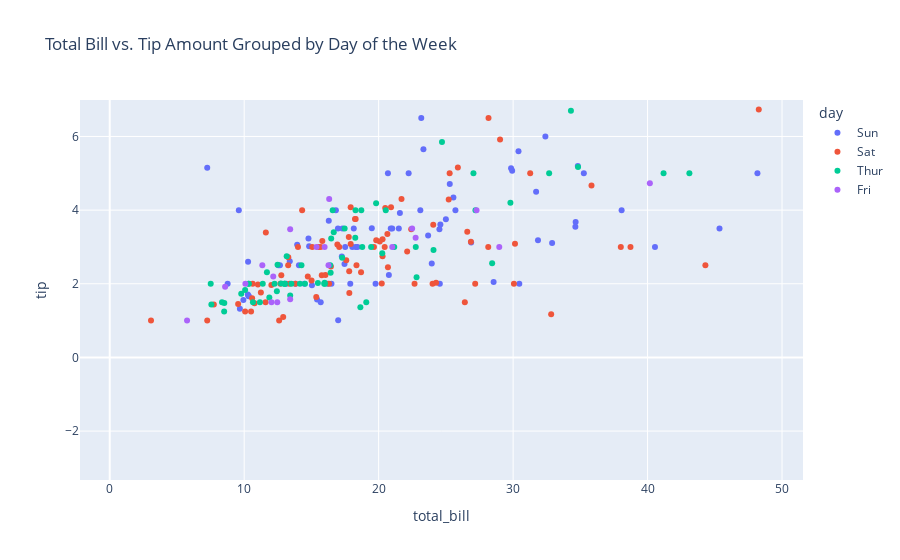

The notebook cell this image was saved under:
### Markdown cell above
Although `matplotlib` is awesome and still the most widely-used visualization library, in recent years, there has been a clear trend to move away from old-fashioned static plots `matplotlib` offers. Specifically, libraries like `plotly`, `bokeh` and `altair` now offer interactive plots for boring Jupyter notebooks. This allows you to zoom in, pan and interact with the generated plot in many ways making data analysis more enjoyable and informative.

### Code cell
tips = px.data.tips()

tips.plot.scatter(x='total_bill', y='tip', color='day', 
                  title='Total Bill vs. Tip Amount Grouped by Day of the Week')

### Figure 1 — Plotly figure (JSON) as saved in the notebook; plotly's stock layout.template omitted (floating-point values rounded to 4 significant figures)
{"data": [{"hovertemplate": "day=Sun<br>total_bill=%{x}<br>tip=%{y}<extra></extra>", "legendgroup": "Sun", "marker": {"color": "#636efa", "symbol": "circle"}, "mode": "markers", "name": "Sun", "orientation": "v", "showlegend": true, "type": "scatter", "x": [16.99, 10.34, 21.01, 23.68, 24.59, 25.29, 8.77, 26.88, 15.04, 14.78, 10.27, 35.26, 15.42, 18.43, 14.83, 21.58, 10.33, 16.29, 16.97, 17.46, 13.94, 9.68, 30.4, 18.29, 22.23, 32.4, 28.55, 18.04, 12.54, 10.29, 34.81, 9.94, 25.56, 19.49, 38.07, 23.95, 25.71, 17.31, 29.93, 14.07, 13.13, 17.26, 24.55, 19.77, 29.85, 48.17, 25, 13.39, 16.49, 21.5, 12.66, 16.21, 13.81, 17.51, 24.52, 20.76, 31.71, 7.25, 31.85, 16.82, 32.9, 17.89, 14.48, 9.6, 34.63, 34.65, 23.33, 45.35, 23.17, 40.55, 20.69, 20.9, 30.46, 18.15, 23.1, 15.69], "xaxis": "x", "y": [1.01, 1.66, 3.5, 3.31, 3.61, 4.71, 2, 3.12, 1.96, 3.23, 1.71, 5, 1.57, 3, 3.02, 3.92, 1.67, 3.71, 3.5, 2.54, 3.06, 1.32, 5.6, 3, 5, 6, 2.05, 3, 2.5, 2.6, 5.2, 1.56, 4.34, 3.51, 4, 2.55, 4, 3.5, 5.07, 2.5, 2, 2.74, 2, 2, 5.14, 5, 3.75, 2.61, 2, 3.5, 2.5, 2, 2, 3, 3.48, 2.24, 4.5, 5.15, 3.18, 4, 3.11, 2, 2, 4, 3.55, 3.68, 5.65, 3.5, 6.5, 3, 5, 3.5, 2, 3.5, 4, 1.5], "yaxis": "y"}, {"hovertemplate": "day=Sat<br>total_bill=%{x}<br>tip=%{y}<extra></extra>", "legendgroup": "Sat", "marker": {"color": "#EF553B", "symbol": "circle"}, "mode": "markers", "name": "Sat", "orientation": "v", "showlegend": true, "type": "scatter", "x": [20.65, 17.92, 20.29, 15.77, 39.42, 19.82, 17.81, 13.37, 12.69, 21.7, 19.65, 9.55, 18.35, 15.06, 20.69, 17.78, 24.06, 16.31, 16.93, 18.69, 31.27, 16.04, 38.01, 26.41, 11.24, 48.27, 20.29, 13.81, 11.02, 18.29, 17.59, 20.08, 16.45, 3.07, 20.23, 15.01, 12.02, 17.07, 26.86, 25.28, 14.73, 10.51, 17.92, 44.3, 22.42, 20.92, 15.36, 20.49, 25.21, 18.24, 14.31, 14, 7.25, 10.59, 10.63, 50.81, 15.81, 26.59, 38.73, 24.27, 12.76, 30.06, 25.89, 48.33, 13.27, 28.17, 12.9, 28.15, 11.59, 7.74, 30.14, 20.45, 13.28, 22.12, 24.01, 15.69, 11.61, 10.77, 15.53, 10.07, 12.6, 32.83, 35.83, 29.03, 27.18, 22.67, 17.82], "xaxis": "x", "y": [3.35, 4.08, 2.75, 2.23, 7.58, 3.18, 2.34, 2, 2, 4.3, 3, 1.45, 2.5, 3, 2.45, 3.27, 3.6, 2, 3.07, 2.31, 5, 2.24, 3, 1.5, 1.76, 6.73, 3.21, 2, 1.98, 3.76, 2.64, 3.15, 2.47, 1, 2.01, 2.09, 1.97, 3, 3.14, 5, 2.2, 1.25, 3.08, 2.5, 3.48, 4.08, 1.64, 4.06, 4.29, 3.76, 4, 3, 1, 1.61, 2, 10, 3.16, 3.41, 3, 2.03, 2.23, 2, 5.16, 9, 2.5, 6.5, 1.1, 3, 1.5, 1.44, 3.09, 3, 2.72, 2.88, 2, 3, 3.39, 1.47, 3, 1.25, 1, 1.17, 4.67, 5.92, 2, 2, 1.75], "yaxis": "y"}, {"hovertemplate": "day=Thur<br>total_bill=%{x}<br>tip=%{y}<extra></extra>", "legendgroup": "Thur", "marker": {"color": "#00cc96", "symbol": "circle"}, "mode": "markers", "name": "Thur", "orientation": "v", "showlegend": true, "type": "scatter", "x": [27.2, 22.76, 17.29, 19.44, 16.66, 10.07, 32.68, 15.98, 34.83, 13.03, 18.28, 24.71, 21.16, 10.65, 12.43, 24.08, 11.69, 13.42, 14.26, 15.95, 12.48, 29.8, 8.52, 14.52, 11.38, 22.82, 19.08, 20.27, 11.17, 12.26, 18.26, 8.51, 10.33, 14.15, 16, 13.16, 17.47, 34.3, 41.19, 27.05, 16.43, 8.35, 18.64, 11.87, 9.78, 7.51, 19.81, 28.44, 15.48, 16.58, 7.56, 10.34, 43.11, 13, 13.51, 18.71, 12.74, 13, 16.4, 20.53, 16.47, 18.78], "xaxis": "x", "y": [4, 3, 2.71, 3, 3.4, 1.83, 5, 2.03, 5.17, 2, 4, 5.85, 3, 1.5, 1.8, 2.92, 2.31, 1.68, 2.5, 2, 2.52, 4.2, 1.48, 2, 2, 2.18, 1.5, 2.83, 1.5, 2, 3.25, 1.25, 2, 2, 2, 2.75, 3.5, 6.7, 5, 5, 2.3, 1.5, 1.36, 1.63, 1.73, 2, 4.19, 2.56, 2.02, 4, 1.44, 2, 5, 2, 2, 4, 2.01, 2, 2.5, 4, 3.23, 3], "yaxis": "y"}, {"hovertemplate": "day=Fri<br>total_bill=%{x}<br>tip=%{y}<extra></extra>", "legendgroup": "Fri", "marker": {"color": "#ab63fa", "symbol": "circle"}, "mode": "markers", "name": "Fri", "orientation": "v", "showlegend": true, "type": "scatter", "x": [28.97, 22.49, 5.75, 16.32, 22.75, 40.17, 27.28, 12.03, 21.01, 12.46, 11.35, 15.38, 12.16, 13.42, 8.58, 15.98, 13.42, 16.27, 10.09], "xaxis": "x", "y": [3, 3.5, 1, 4.3, 3.25, 4.73, 4, 1.5, 3, 1.5, 2.5, 3, 2.2, 3.48, 1.92, 3, 1.58, 2.5, 2], "yaxis": "y"}], "layout": {"autosize": true, "dragmode": "pan", "legend": {"title": {"text": "day"}, "tracegroupgap": 0}, "title": {"text": "Total Bill vs. Tip Amount Grouped by Day of the Week"}, "xaxis": {"anchor": "y", "autorange": false, "domain": [0, 1], "range": [-2.211, 51.56], "showspikes": false, "title": {"text": "total_bill"}, "type": "linear"}, "yaxis": {"anchor": "x", "autorange": false, "domain": [0, 1], "range": [-3.328, 6.99], "showspikes": false, "title": {"text": "tip"}, "type": "linear"}}}
